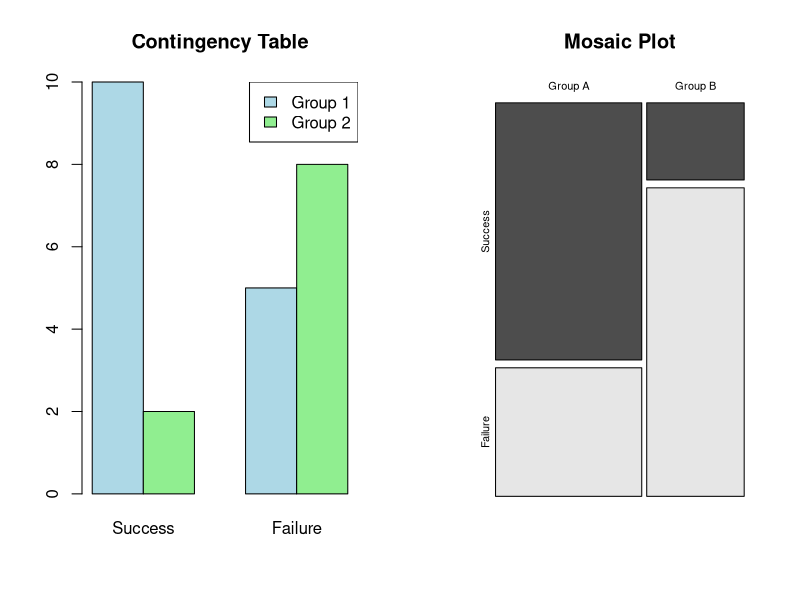

Recreate this plot in R.
# Create contingency table
data <- matrix(c(10, 5, 2, 8), nrow = 2, byrow = TRUE)
rownames(data) <- c("Group A", "Group B")
colnames(data) <- c("Success", "Failure")

# Fisher's exact test
fisher_result <- fisher.test(data)

# Output
cat("Fisher's Exact Test P-value:", fisher_result$p.value, "\n")

# Plots
par(mfrow = c(1, 2))
barplot(data, beside = TRUE, col = c("lightblue", "lightgreen"), main = "Contingency Table")
legend("topright",legend=c("Group 1","Group 2"),fill= c("lightblue","lightgreen"))
mosaicplot(data, main = "Mosaic Plot", color = TRUE)
